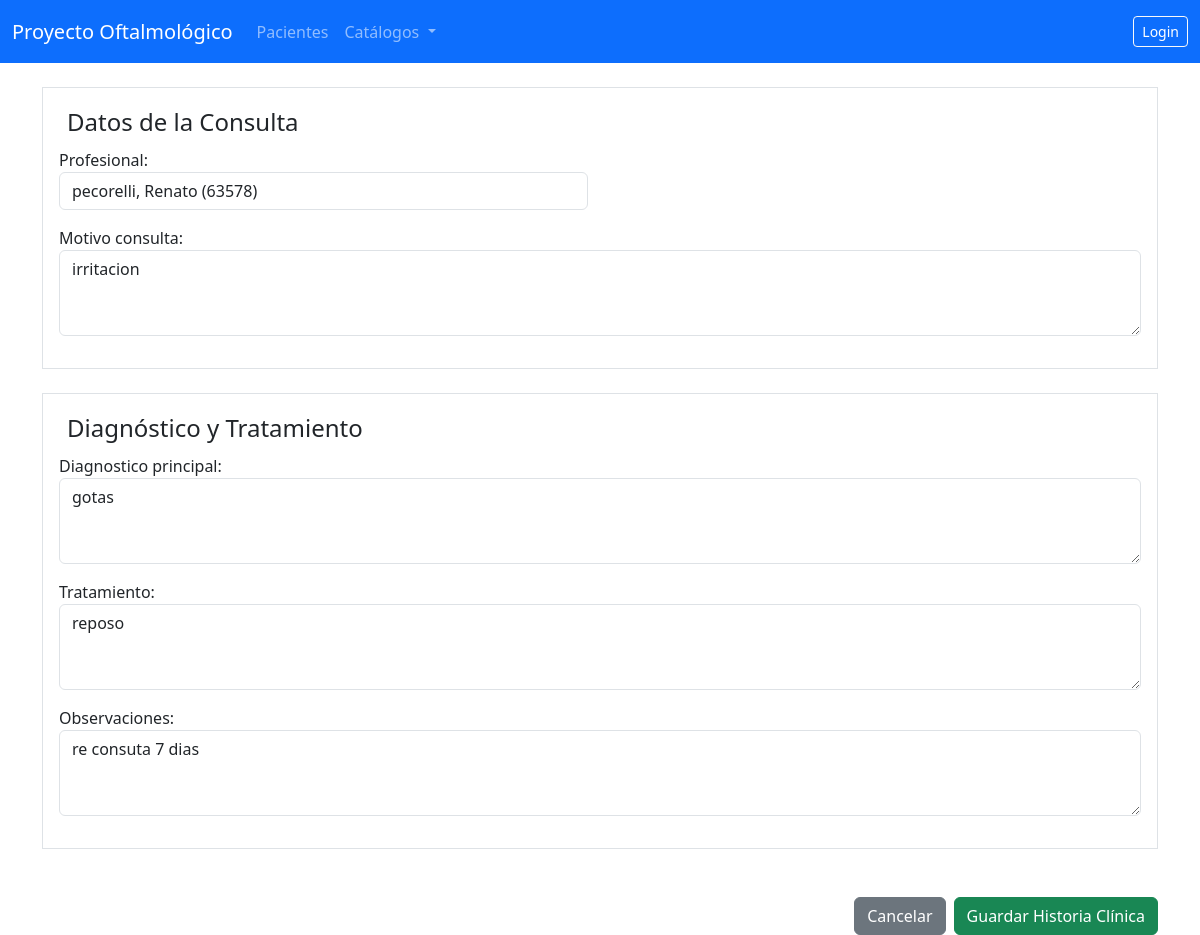
The app's page /hc/1/editar/ with its own data.
### gestion_clinica/models.py (models this page shows, shortened)
class HistoriaClinica(models.Model):
    paciente = models.ForeignKey(
        Paciente, on_delete=models.CASCADE, related_name='historias_clinicas')
    profesional = models.ForeignKey(Profesional, on_delete=models.PROTECT)
    fecha_consulta = models.DateTimeField(auto_now_add=True)
    motivo_consulta = models.TextField()
    diagnostico_principal = models.TextField()
    tratamiento = models.TextField()
    observaciones = models.TextField(blank=True)
    class Meta:
        verbose_name = "Historia Clínica"
        verbose_name_plural = "Historias Clínicas"
        ordering = ['-fecha_consulta']

### gestion_clinica/views.py (the view)
class HistoriaClinicaUpdateView(UpdateView):
    model = HistoriaClinica
    form_class = HistoriaClinicaForm
    template_name = 'gestion_clinica/historia_clinica_form.html'
    def get_context_data(self, **kwargs):
        context = super().get_context_data(**kwargs)
        paciente = self.object.paciente
        context['paciente'] = paciente
        context['form_title'] = f'Editando Historia Clínica de: {paciente.apellido}, {paciente.nombre}'
        return context

### gestion_clinica/forms.py
class HistoriaClinicaForm(BaseFormMixin, forms.ModelForm):
    class Meta:
        model = HistoriaClinica
        exclude = ('paciente',)
        widgets = {
            'motivo_consulta': forms.Textarea(attrs={'rows': 3}),
            'diagnostico_principal': forms.Textarea(attrs={'rows': 3}),
            'tratamiento': forms.Textarea(attrs={'rows': 3}),
            'observaciones': forms.Textarea(attrs={'rows': 3}),
        }

### gestion_clinica/models.py (called while the page is built)
    def __str__(self):
        return f'{self.apellido}, {self.nombre} ({self.matricula})'

### gestion_clinica/templates/gestion_clinica/historia_clinica_form.html (shortened to what this page needs)
{% extends "gestion_clinica/form_base.html" %}
{% block content %}
    <form method="post">
        <div class="row">
            <div class="col-12">
                <fieldset class="border p-3 mb-4">
                    <legend class="w-auto px-2">Datos de la Consulta</legend>
                    <div class="row">
                        <div class="col-md-6 mb-3">
                            {{ form.profesional.label_tag }}
                            {{ form.profesional }}
                        </div>
                        <div class="col-md-6 mb-3">
                        </div>
                    </div>
                    <div class="mb-3">
                        {{ form.motivo_consulta.label_tag }}
                        {{ form.motivo_consulta }}
                    </div>
                </fieldset>
            </div>
            <div class="col-12">
                <fieldset class="border p-3 mb-4">
                    <legend class="w-auto px-2">Diagnóstico y Tratamiento</legend>
                    <div class="mb-3">
                        {{ form.diagnostico_principal.label_tag }}
                        {{ form.diagnostico_principal }}
                    </div>
                    <div class="mb-3">
                        {{ form.tratamiento.label_tag }}
                        {{ form.tratamiento }}
                    </div>
                    <div class="mb-3">
                        {{ form.observaciones.label_tag }}
                        {{ form.observaciones }}
                    </div>
                </fieldset>
            </div>
        </div>
        <div class="d-flex justify-content-end mt-4">
            <a href="{% url 'pacientes:detalle_paciente' pk=paciente.pk %}" class="btn btn-secondary me-2">Cancelar</a>
            <button type="submit" class="btn btn-success">Guardar Historia Clínica</button>
        </div>
    </form>
{% endblock content %}

### records on screen
HistoriaClinica: profesional "pecorelli, Renato (63578)", motivo_consulta "irritacion", diagnostico_principal "gotas", tratamiento "reposo", observaciones "re consuta 7 dias"
